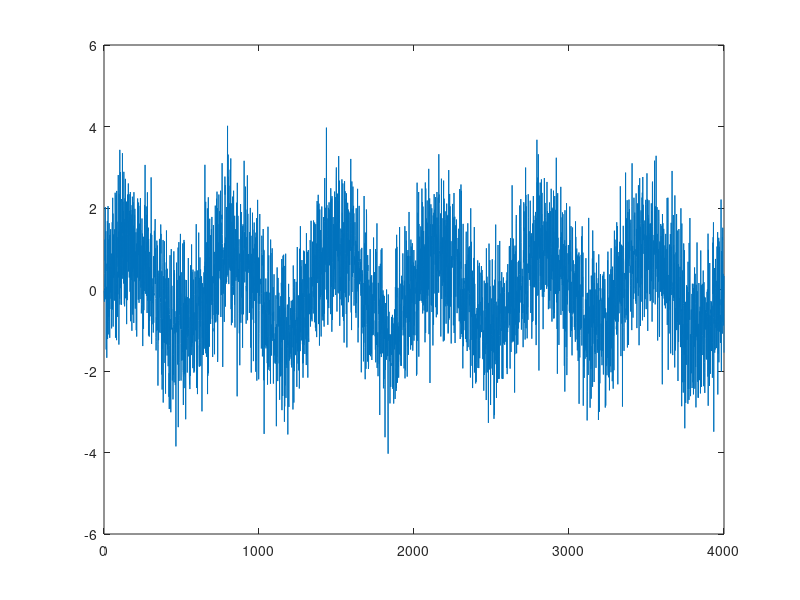
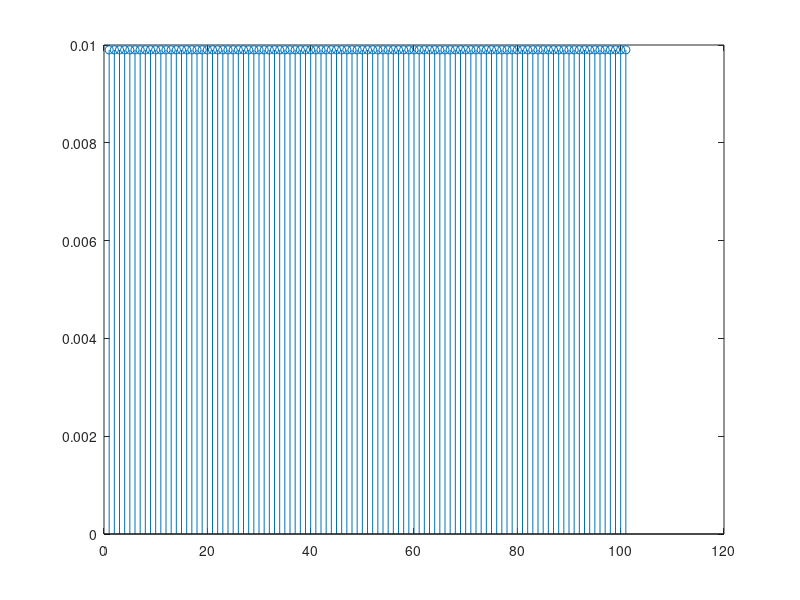
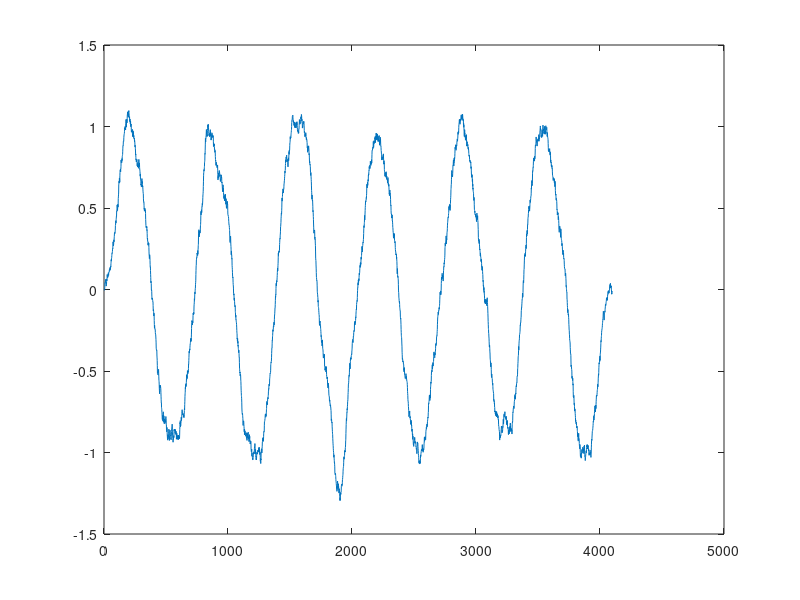
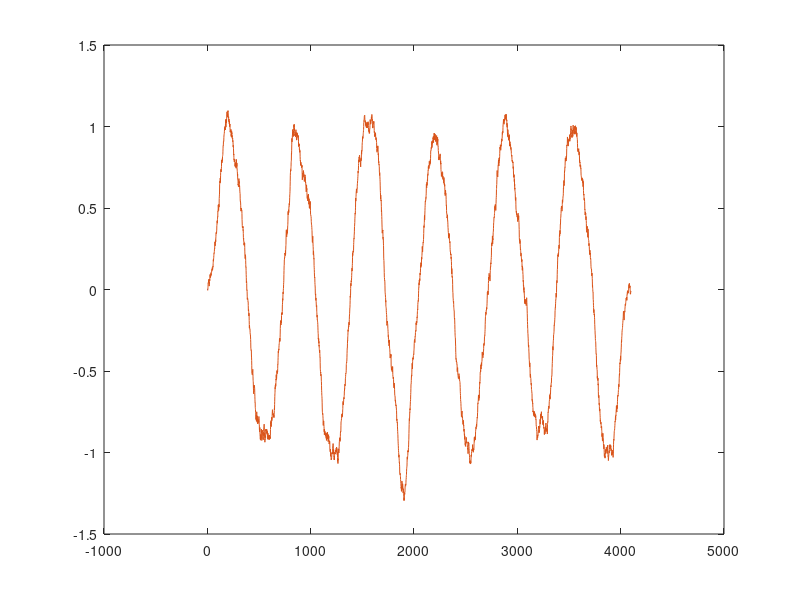

These figures' MATLAB source, in order:
A=1;
f=12;
fs=8000;
to=0.5;

tt=0:1/fs:to-1/fs;
s=A*sin(2*pi*f*tt);
s = s(:);

N=4000;
n1=randn(1,N);
n1=n1(:);

M = 100;
h = 1/(M+1)*ones(M+1,1);
h = h(:);

s1 = s+n1;

figure(1)
plot(s1)

figure(2)
stem(h)

y1 = conv(h,s1);

figure(3)
plot(y1)

NFFT = N+M;
S1 = fft(s1, NFFT);
H = fft(h, NFFT);
Y2 = S1.*H;
y2 = ifft(Y2, NFFT);

figure(4)
plot(y2)
hold on;
plot(y1)
hold off



slen = length(s1);
wlen = 512;
wnum=floor(slen/wlen);

y3=[];

Hframe = fft(h, wlen);

for i=1:wnum;
    ii = (i-1)*wlen+1;
    jj = (i-1)*wlen+wlen;
    frame = s1(ii:jj);
    X=fft(frame,wlen);
    Y = X.*Hframe;
    yframe = ifft(Y);
    y3 = [y3;yframe];
end

figure(5)
plot(y3)
hold on
plot(y1)
hold off


%OLS

slen = length(s1);
wlen = 512;
overlap = M;
wstep = wlen-overlap;

wnum=floor(((slen-wlen)/wstep)+1);

y4=[];
Hframe = fft(h, wlen);


for i=1:wnum;
    ii = (i-1)*wstep+1;
    jj = (i-1)*wstep+wlen;
    frame = s1(ii:jj);
    X=fft(frame,wlen);
    Y = X.*Hframe;
    yframe = ifft(Y);
    y4 = [y4;yframe(overlap+1:end)]
end

figure(6)
plot(y4)
hold on
plot(y1)
hold off

%OLA

slen = length(s1);
NFFT = 512;
wlen = NFFT-overlap;
overlap = M;
wstep = wlen;

wnum=floor(((slen-wlen)/wstep)+1);

y5=zeros(slen+overlap,1);
Hframe = fft(h, 512);


for i=1:wnum;
    ii = (i-1)*wstep+1;
    jj = (i-1)*wstep+wlen;
    frame = s1(ii:jj);
    X=fft(frame,NFFT);
    Y = X.*Hframe;
    yframe = ifft(Y,NFFT);
    y5(ii:jj+overlap)=y5(ii:jj+overlap)+yframe;
end

figure(7)
plot(y5)
hold on
plot(y1)
hold off
